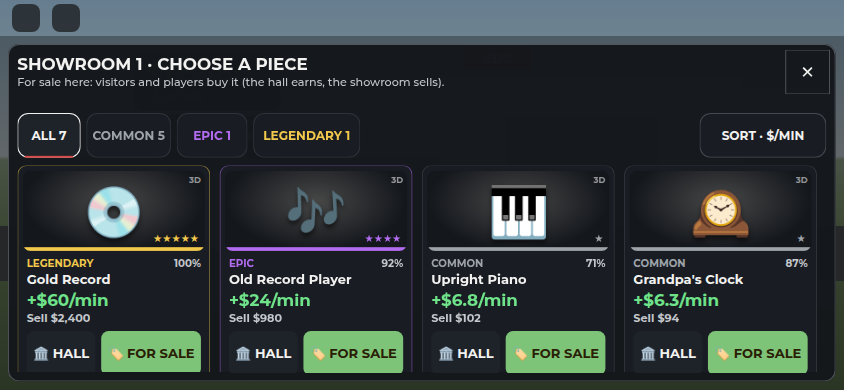
#> input picture zombie-delivery/design/upgrades/picker-showroom-phone.png, 844 x 390 px
$ python -i post.py   (imports and definitions only)
#> lines starting #> are read from the running program, lines starting #| are printed output that depends on the picture
#> further down, picture is the input picture: PIL image 844x390 RGB; mean R, G, B 50.4, 58.9, 59.2
"""The finishing step for the store art: grade, bloom, the titles, the rarity tags, the money chips and the DELIVEROS
logo (its outline, shadow, glints and tagline ribbon).

python post.py <logo|logo-tagline> <logo_raw.png> <out.png>       the logo (make these first: the rest put it on)
python post.py <t0|t1|t2|t3|icon|icon-box> <raw.png> <out.png>   (the raw render's .json next to it holds the tags'
                                                                 places; the logo comes from art/store/)
"""
import json
import math
import os
import sys

from PIL import Image, ImageChops, ImageDraw, ImageEnhance, ImageFilter, ImageFont

HERE = os.path.dirname(os.path.abspath(__file__))
FONT_TITLE = os.path.join(HERE, "fonts", "LuckiestGuy-Regular.ttf")
FONT_UI = os.path.join(HERE, "fonts", "LilitaOne-Regular.ttf")
STORE = os.path.abspath(os.path.join(HERE, "..", "..", "art", "store"))
LOGO = os.environ.get("DELIVEROS_LOGO", os.path.join(STORE, "deliveros-logo.png"))
LOGO_TAGLINE = os.environ.get("DELIVEROS_LOGO_TAGLINE", os.path.join(STORE, "deliveros-logo-tagline.png"))


def logo_image(tagline=False):
    return Image.open(LOGO_TAGLINE if tagline else LOGO).convert("RGBA")
INK = (22, 24, 30)
ZDC_RED = (214, 34, 40)
WHITE = (255, 255, 255)
GREEN = (74, 206, 96)
RARITY = {"common": (178, 182, 188), "uncommon": (92, 196, 104), "rare": (70, 144, 240), "epic": (178, 96, 236),
          "legendary": (255, 178, 36)}  # (Config.Collection.Tiers' colours)


def font(path, size):
    return ImageFont.truetype(path, size)


# ── the picture ──────────────────────────────────────────────────────────────

# [4 lines left out: function grade, not called in this run]


def bloom(im, threshold=200, strength=0.55, radii=(14, 46)):
    """What is bright glows: its light blurred and added back (screen)."""
#> called with threshold = 200, strength = 0.55, radii = (14, 46)
    lum = im.convert("L").point(lambda v: 0 if v < threshold else int((v - threshold) * 255 / (255 - threshold)))
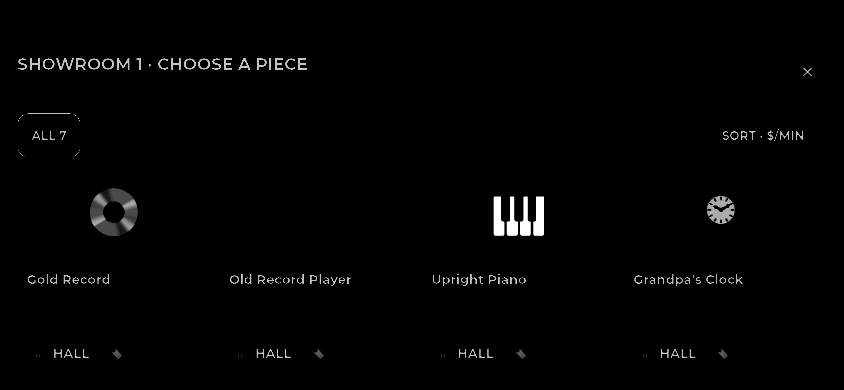
#> lum: PIL image 844x390 L; min 0, max 255, mean 3.2
    bright = Image.composite(im, Image.new("RGB", im.size), lum)
    out = im
    for r in radii:
        glow = bright.filter(ImageFilter.GaussianBlur(r * im.width / 1920))
        glow = ImageEnhance.Brightness(glow).enhance(strength)
        out = ImageChops.screen(out, glow)
#> this loop made 2 passes
#> pass 1, in bloom, `glow = bright.filter(ImageFilter.GaussianBlur(r * im.width / 1920))`:
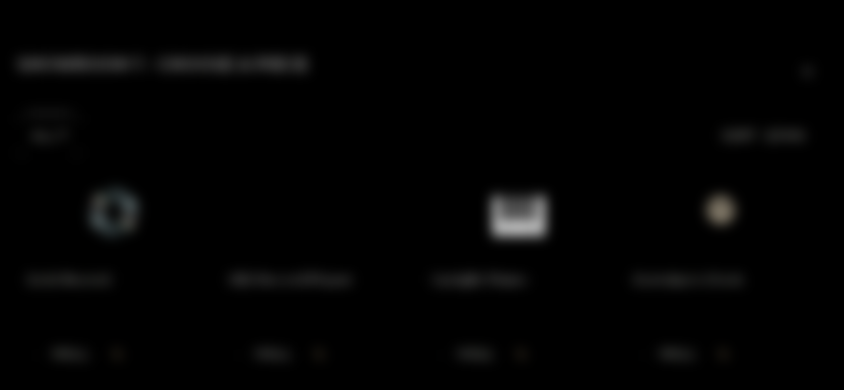
#> glow: PIL image 844x390 RGB; mean R, G, B 3, 3, 3
#> pass 2, in bloom, `glow = bright.filter(ImageFilter.GaussianBlur(r * im.width / 1920))`:
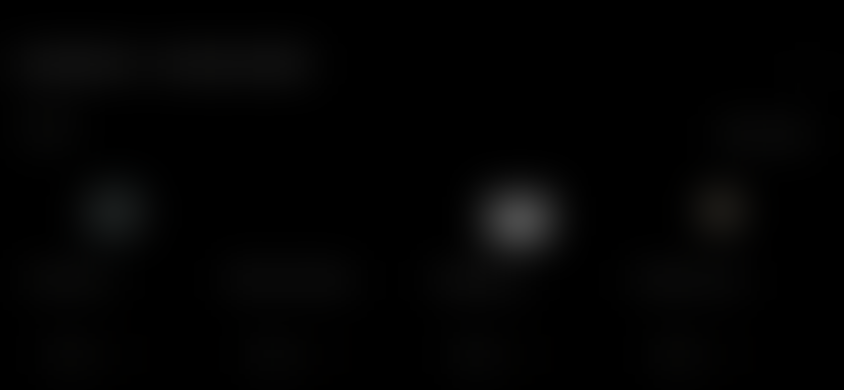
#> glow: PIL image 844x390 RGB; mean R, G, B 3, 3, 3
    return out


# [258 lines left out: functions vignette, rays, sparkle, sparkles, gradient, title and 5 more, not called in this run]


# ── the pictures ─────────────────────────────────────────────────────────────

def marks_of(raw):
    p = os.path.splitext(raw)[0] + ".json"
    return json.load(open(p)) if os.path.exists(p) else {}


# [28 lines left out: functions t1, t2, not called in this run]


INCOME = {"legendary": "+$105/min", "epic": "+$32/min", "rare": "+$14/min", "uncommon": "+$6/min"}
CHIPS = ("F_zombie_safe", "F_trex_skull", "F_ski_trophy", "F_alphorn", "F_golden_horseshoe")  # (the chips that do not overlap)


# [63 lines left out: functions t3, t0, sunburst, subject, icon_from, not called in this run]


def icon(im, m):
    """Icon A: the courier holds the legendary find up, DELIVEROS across the bottom."""
    return icon_from(im, 0.02, 0.86, 0.03, (0.5, 0.985), "mb", (0.45, 0.36), [(0.64, 0.1, 0.03), (0.88, 0.28, 0.022), (0.14, 0.3, 0.02)])


def icon_box(im, m):
    """Icon B: the open box glowing, the find rising out of it, DELIVEROS across the top."""
    return icon_from(im, 0.22, 1.03, 0.0, (0.5, 0.025), "ma", (0.5, 0.55), [(0.2, 0.5, 0.026), (0.82, 0.46, 0.022), (0.7, 0.86, 0.016)])


# [14 lines not run here, left out]

>>> from PIL import Image
>>> picture = Image.open('../upgrades/picker-showroom-phone.png')
>>> result = bloom(picture)

$ run again, on zombie-delivery/design/upgrades/tree-big.png
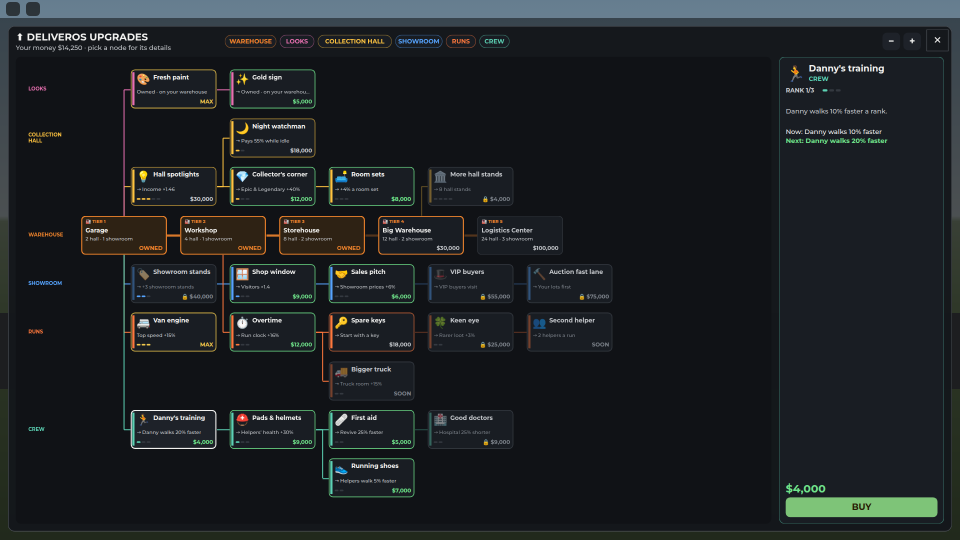
#> input picture zombie-delivery/design/upgrades/tree-big.png, 1920 x 1080 px (shown at 1/2 size)
#> picture is the input picture: PIL image 1920x1080 RGB; mean R, G, B 29.7, 33.6, 36.3
#> in bloom, `lum = im.convert("L").point(lambda v: 0 if v < threshold else int((v -..`:
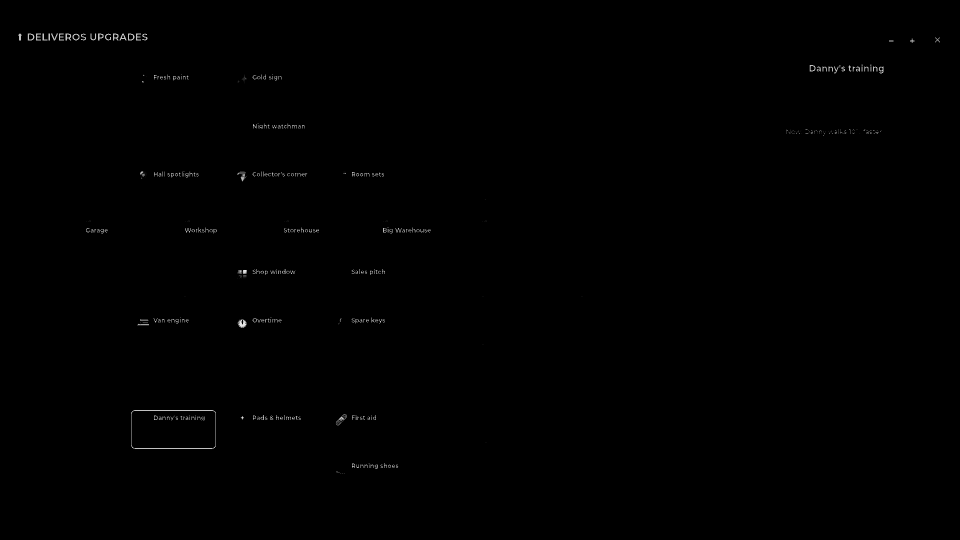
#> lum: PIL image 1920x1080 L (shown at 1/2 size); min 0, max 241, mean 0.6

$ run again, on zombie-delivery/design/upgrades/tree-computer.png
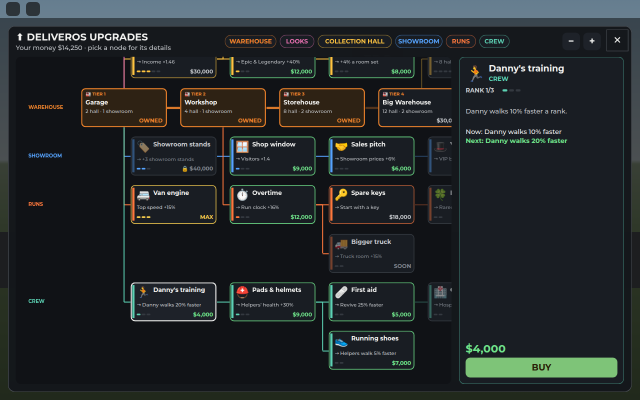
#> input picture zombie-delivery/design/upgrades/tree-computer.png, 1280 x 800 px (shown at 1/2 size)
#> picture is the input picture: PIL image 1280x800 RGB; mean R, G, B 35.7, 40.4, 41.8
#> in bloom, `lum = im.convert("L").point(lambda v: 0 if v < threshold else int((v -..`:
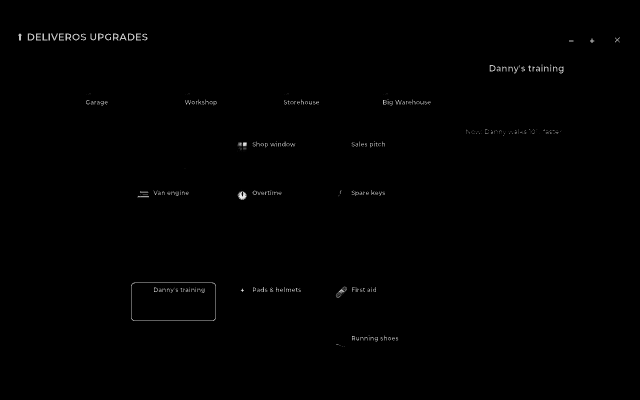
#> lum: PIL image 1280x800 L (shown at 1/2 size); min 0, max 241, mean 1
